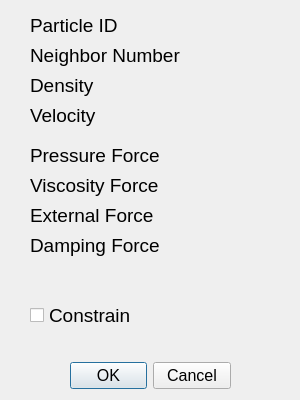
<?xml version="1.0" encoding="UTF-8"?>
<ui version="4.0">
 <class>ParticleProperty</class>
 <widget class="QDialog" name="ParticleProperty">
  <property name="geometry">
   <rect>
    <x>0</x>
    <y>0</y>
    <width>300</width>
    <height>400</height>
   </rect>
  </property>
  <property name="windowTitle">
   <string>Dialog</string>
  </property>
  <widget class="QDialogButtonBox" name="buttonBox">
   <property name="geometry">
    <rect>
     <x>70</x>
     <y>360</y>
     <width>161</width>
     <height>32</height>
    </rect>
   </property>
   <property name="font">
    <font>
     <pointsize>12</pointsize>
    </font>
   </property>
   <property name="orientation">
    <enum>Qt::Horizontal</enum>
   </property>
   <property name="standardButtons">
    <set>QDialogButtonBox::Cancel|QDialogButtonBox::Ok</set>
   </property>
  </widget>
  <widget class="QLabel" name="label_Particle_ID">
   <property name="geometry">
    <rect>
     <x>30</x>
     <y>10</y>
     <width>261</width>
     <height>31</height>
    </rect>
   </property>
   <property name="font">
    <font>
     <pointsize>14</pointsize>
    </font>
   </property>
   <property name="text">
    <string>Particle ID</string>
   </property>
  </widget>
  <widget class="QLabel" name="label_Neighbor_Number">
   <property name="geometry">
    <rect>
     <x>30</x>
     <y>40</y>
     <width>261</width>
     <height>31</height>
    </rect>
   </property>
   <property name="font">
    <font>
     <pointsize>14</pointsize>
    </font>
   </property>
   <property name="text">
    <string>Neighbor Number</string>
   </property>
  </widget>
  <widget class="QLabel" name="label_Density">
   <property name="geometry">
    <rect>
     <x>30</x>
     <y>70</y>
     <width>261</width>
     <height>31</height>
    </rect>
   </property>
   <property name="font">
    <font>
     <pointsize>14</pointsize>
    </font>
   </property>
   <property name="text">
    <string>Density</string>
   </property>
  </widget>
  <widget class="QLabel" name="label_Velocity">
   <property name="geometry">
    <rect>
     <x>30</x>
     <y>100</y>
     <width>261</width>
     <height>31</height>
    </rect>
   </property>
   <property name="font">
    <font>
     <pointsize>14</pointsize>
    </font>
   </property>
   <property name="text">
    <string>Velocity</string>
   </property>
  </widget>
  <widget class="QCheckBox" name="checkBox_Constrain">
   <property name="geometry">
    <rect>
     <x>30</x>
     <y>300</y>
     <width>151</width>
     <height>31</height>
    </rect>
   </property>
   <property name="font">
    <font>
     <pointsize>14</pointsize>
    </font>
   </property>
   <property name="text">
    <string>Constrain</string>
   </property>
  </widget>
  <widget class="QLabel" name="label_Viscosity_Force">
   <property name="geometry">
    <rect>
     <x>30</x>
     <y>170</y>
     <width>261</width>
     <height>31</height>
    </rect>
   </property>
   <property name="font">
    <font>
     <pointsize>14</pointsize>
    </font>
   </property>
   <property name="text">
    <string>Viscosity Force</string>
   </property>
  </widget>
  <widget class="QLabel" name="label_Pressure_Force">
   <property name="geometry">
    <rect>
     <x>30</x>
     <y>140</y>
     <width>261</width>
     <height>31</height>
    </rect>
   </property>
   <property name="font">
    <font>
     <pointsize>14</pointsize>
    </font>
   </property>
   <property name="text">
    <string>Pressure Force</string>
   </property>
  </widget>
  <widget class="QLabel" name="label_External_Force">
   <property name="geometry">
    <rect>
     <x>30</x>
     <y>200</y>
     <width>261</width>
     <height>31</height>
    </rect>
   </property>
   <property name="font">
    <font>
     <pointsize>14</pointsize>
    </font>
   </property>
   <property name="text">
    <string>External Force</string>
   </property>
  </widget>
  <widget class="QLabel" name="label_Damping_Force">
   <property name="geometry">
    <rect>
     <x>30</x>
     <y>230</y>
     <width>261</width>
     <height>31</height>
    </rect>
   </property>
   <property name="font">
    <font>
     <pointsize>14</pointsize>
    </font>
   </property>
   <property name="text">
    <string>Damping Force</string>
   </property>
  </widget>
 </widget>
 <resources/>
 <connections>
  <connection>
   <sender>buttonBox</sender>
   <signal>accepted()</signal>
   <receiver>ParticleProperty</receiver>
   <slot>accept()</slot>
   <hints>
    <hint type="sourcelabel">
     <x>248</x>
     <y>254</y>
    </hint>
    <hint type="destinationlabel">
     <x>157</x>
     <y>274</y>
    </hint>
   </hints>
  </connection>
  <connection>
   <sender>buttonBox</sender>
   <signal>rejected()</signal>
   <receiver>ParticleProperty</receiver>
   <slot>reject()</slot>
   <hints>
    <hint type="sourcelabel">
     <x>316</x>
     <y>260</y>
    </hint>
    <hint type="destinationlabel">
     <x>286</x>
     <y>274</y>
    </hint>
   </hints>
  </connection>
 </connections>
</ui>
